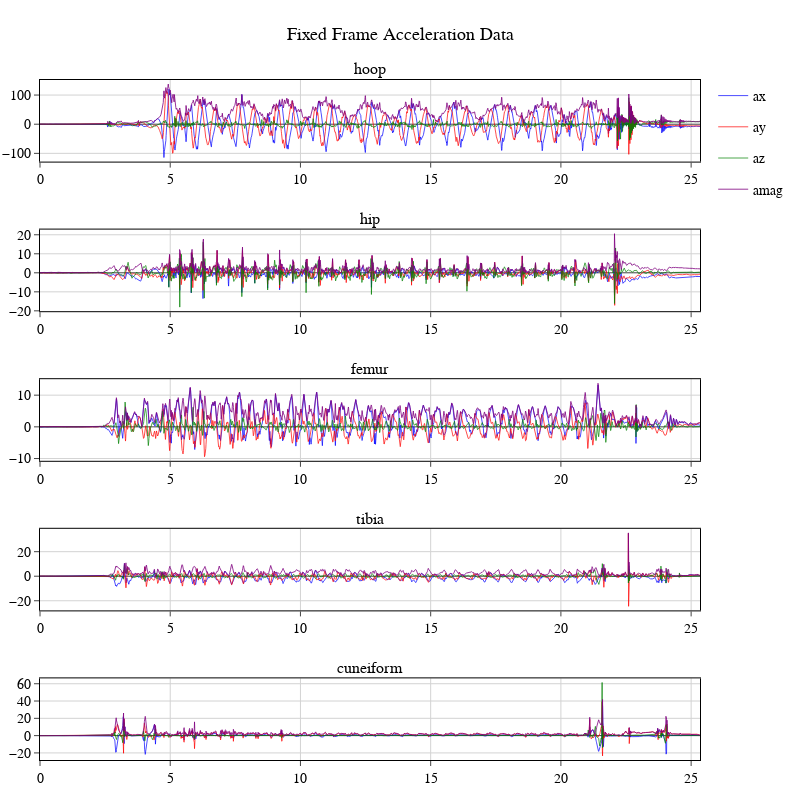

The notebook cell this image was saved under:
### Code cell
fig = make_subplots(rows=len(sensor_titles), cols=1, subplot_titles=sensor_titles)
legend_shown = {'ax': False, 'ay': False, 'az': False, 'amag': False}

for i,sid in enumerate(sensor_ids, start=1):
    for a_type,color in colors.items():
        fig.add_trace(go.Scatter(
            x=raw_data_dict[sid]['time'], 
            y=fixed_data_dict[sid][a_type], 
            mode='lines', 
            name=a_type,
            legendgroup=a_type,
            line=dict(color=color,width=1),
            showlegend=not legend_shown[a_type]
        ), row=i, col=1)
        # Mark this legend item as shown after the first trace
        legend_shown[a_type] = True

# Decrease margins and add a title
fig.update_layout(
    height=800,width=800,
    title_text="Fixed Frame Acceleration Data",
    margin=dict(l=40, r=20, t=80, b=40),
)
fig.show()

### Figure 1 — Plotly figure (JSON) as saved in the notebook; plotly's stock layout.template omitted (floating-point values rounded to 4 significant figures; data arrays with more than 128 entries replaced by an {"elided": "..."} marker saying what was removed)
{"data": [{"legendgroup": "ax", "line": {"color": "rgba(0, 0, 255, 0.7)", "width": 1}, "mode": "lines", "name": "ax", "showlegend": true, "type": "scatter", "x": {"elided": "3042 float values"}, "xaxis": "x", "y": {"elided": "3042 float values"}, "yaxis": "y"}, {"legendgroup": "ay", "line": {"color": "rgba(255, 0, 0, 0.7)", "width": 1}, "mode": "lines", "name": "ay", "showlegend": true, "type": "scatter", "x": {"elided": "3042 float values"}, "xaxis": "x", "y": {"elided": "3042 float values"}, "yaxis": "y"}, {"legendgroup": "az", "line": {"color": "rgba(0, 128, 0, 0.7)", "width": 1}, "mode": "lines", "name": "az", "showlegend": true, "type": "scatter", "x": {"elided": "3042 float values"}, "xaxis": "x", "y": {"elided": "3042 float values"}, "yaxis": "y"}, {"legendgroup": "amag", "line": {"color": "rgba(128, 0, 128, 0.8)", "width": 1}, "mode": "lines", "name": "amag", "showlegend": true, "type": "scatter", "x": {"elided": "3042 float values"}, "xaxis": "x", "y": {"elided": "3042 float values"}, "yaxis": "y"}, {"legendgroup": "ax", "line": {"color": "rgba(0, 0, 255, 0.7)", "width": 1}, "mode": "lines", "name": "ax", "showlegend": false, "type": "scatter", "x": {"elided": "3042 float values"}, "xaxis": "x2", "y": {"elided": "3042 float values"}, "yaxis": "y2"}, {"legendgroup": "ay", "line": {"color": "rgba(255, 0, 0, 0.7)", "width": 1}, "mode": "lines", "name": "ay", "showlegend": false, "type": "scatter", "x": {"elided": "3042 float values"}, "xaxis": "x2", "y": {"elided": "3042 float values"}, "yaxis": "y2"}, {"legendgroup": "az", "line": {"color": "rgba(0, 128, 0, 0.7)", "width": 1}, "mode": "lines", "name": "az", "showlegend": false, "type": "scatter", "x": {"elided": "3042 float values"}, "xaxis": "x2", "y": {"elided": "3042 float values"}, "yaxis": "y2"}, {"legendgroup": "amag", "line": {"color": "rgba(128, 0, 128, 0.8)", "width": 1}, "mode": "lines", "name": "amag", "showlegend": false, "type": "scatter", "x": {"elided": "3042 float values"}, "xaxis": "x2", "y": {"elided": "3042 float values"}, "yaxis": "y2"}, {"legendgroup": "ax", "line": {"color": "rgba(0, 0, 255, 0.7)", "width": 1}, "mode": "lines", "name": "ax", "showlegend": false, "type": "scatter", "x": {"elided": "3042 float values"}, "xaxis": "x3", "y": {"elided": "3042 float values"}, "yaxis": "y3"}, {"legendgroup": "ay", "line": {"color": "rgba(255, 0, 0, 0.7)", "width": 1}, "mode": "lines", "name": "ay", "showlegend": false, "type": "scatter", "x": {"elided": "3042 float values"}, "xaxis": "x3", "y": {"elided": "3042 float values"}, "yaxis": "y3"}, {"legendgroup": "az", "line": {"color": "rgba(0, 128, 0, 0.7)", "width": 1}, "mode": "lines", "name": "az", "showlegend": false, "type": "scatter", "x": {"elided": "3042 float values"}, "xaxis": "x3", "y": {"elided": "3042 float values"}, "yaxis": "y3"}, {"legendgroup": "amag", "line": {"color": "rgba(128, 0, 128, 0.8)", "width": 1}, "mode": "lines", "name": "amag", "showlegend": false, "type": "scatter", "x": {"elided": "3042 float values"}, "xaxis": "x3", "y": {"elided": "3042 float values"}, "yaxis": "y3"}, {"legendgroup": "ax", "line": {"color": "rgba(0, 0, 255, 0.7)", "width": 1}, "mode": "lines", "name": "ax", "showlegend": false, "type": "scatter", "x": {"elided": "3042 float values"}, "xaxis": "x4", "y": {"elided": "3042 float values"}, "yaxis": "y4"}, {"legendgroup": "ay", "line": {"color": "rgba(255, 0, 0, 0.7)", "width": 1}, "mode": "lines", "name": "ay", "showlegend": false, "type": "scatter", "x": {"elided": "3042 float values"}, "xaxis": "x4", "y": {"elided": "3042 float values"}, "yaxis": "y4"}, {"legendgroup": "az", "line": {"color": "rgba(0, 128, 0, 0.7)", "width": 1}, "mode": "lines", "name": "az", "showlegend": false, "type": "scatter", "x": {"elided": "3042 float values"}, "xaxis": "x4", "y": {"elided": "3042 float values"}, "yaxis": "y4"}, {"legendgroup": "amag", "line": {"color": "rgba(128, 0, 128, 0.8)", "width": 1}, "mode": "lines", "name": "amag", "showlegend": false, "type": "scatter", "x": {"elided": "3042 float values"}, "xaxis": "x4", "y": {"elided": "3042 float values"}, "yaxis": "y4"}, {"legendgroup": "ax", "line": {"color": "rgba(0, 0, 255, 0.7)", "width": 1}, "mode": "lines", "name": "ax", "showlegend": false, "type": "scatter", "x": {"elided": "3042 float values"}, "xaxis": "x5", "y": {"elided": "3042 float values"}, "yaxis": "y5"}, {"legendgroup": "ay", "line": {"color": "rgba(255, 0, 0, 0.7)", "width": 1}, "mode": "lines", "name": "ay", "showlegend": false, "type": "scatter", "x": {"elided": "3042 float values"}, "xaxis": "x5", "y": {"elided": "3042 float values"}, "yaxis": "y5"}, {"legendgroup": "az", "line": {"color": "rgba(0, 128, 0, 0.7)", "width": 1}, "mode": "lines", "name": "az", "showlegend": false, "type": "scatter", "x": {"elided": "3042 float values"}, "xaxis": "x5", "y": {"elided": "3042 float values"}, "yaxis": "y5"}, {"legendgroup": "amag", "line": {"color": "rgba(128, 0, 128, 0.8)", "width": 1}, "mode": "lines", "name": "amag", "showlegend": false, "type": "scatter", "x": {"elided": "3042 float values"}, "xaxis": "x5", "y": {"elided": "3042 float values"}, "yaxis": "y5"}], "layout": {"annotations": [{"font": {"size": 16}, "showarrow": false, "text": "hoop", "x": 0.5, "xanchor": "center", "xref": "paper", "y": 1, "yanchor": "bottom", "yref": "paper"}, {"font": {"size": 16}, "showarrow": false, "text": "hip", "x": 0.5, "xanchor": "center", "xref": "paper", "y": 0.78, "yanchor": "bottom", "yref": "paper"}, {"font": {"size": 16}, "showarrow": false, "text": "femur", "x": 0.5, "xanchor": "center", "xref": "paper", "y": 0.56, "yanchor": "bottom", "yref": "paper"}, {"font": {"size": 16}, "showarrow": false, "text": "tibia", "x": 0.5, "xanchor": "center", "xref": "paper", "y": 0.34, "yanchor": "bottom", "yref": "paper"}, {"font": {"size": 16}, "showarrow": false, "text": "cuneiform", "x": 0.5, "xanchor": "center", "xref": "paper", "y": 0.12, "yanchor": "bottom", "yref": "paper"}], "height": 800, "margin": {"b": 40, "l": 40, "r": 20, "t": 80}, "title": {"text": "Fixed Frame Acceleration Data"}, "width": 800, "xaxis": {"anchor": "y", "domain": [0, 1]}, "xaxis2": {"anchor": "y2", "domain": [0, 1]}, "xaxis3": {"anchor": "y3", "domain": [0, 1]}, "xaxis4": {"anchor": "y4", "domain": [0, 1]}, "xaxis5": {"anchor": "y5", "domain": [0, 1]}, "yaxis": {"anchor": "x", "domain": [0.88, 1]}, "yaxis2": {"anchor": "x2", "domain": [0.66, 0.78]}, "yaxis3": {"anchor": "x3", "domain": [0.44, 0.56]}, "yaxis4": {"anchor": "x4", "domain": [0.22, 0.34]}, "yaxis5": {"anchor": "x5", "domain": [0, 0.12]}}}
